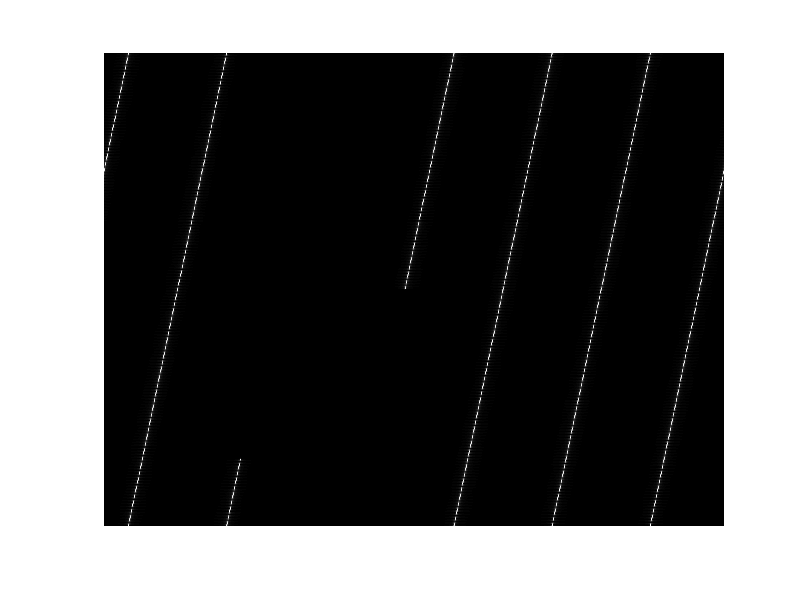

MATLAB code for this plot:
% Define the size of the hologram plane in pixels
num_rows = 780; % Number of pixels along the vertical dimension
num_cols = 1024;  % Number of pixels along the horizontal dimension

% Create the spatial coordinate arrays
u = linspace(-num_cols / 2, num_cols / 2, num_cols); % Horizontal pixel indices
v = linspace(-num_rows / 2, num_rows / 2, num_rows); % Vertical pixel indices

% Create the 2D grid
[U, V] = meshgrid(u, v);
a= num_cols/2;         %offset, x-axis
b= num_rows/2;         %offset, y-axis
theta0=0;        %starting angle
theta1=pi/10;        %ending angle
r=15  ;           %length of the arc

% Define L_num as a complex exponential for a range (-2, 0) -> (2, 0)
x1 =  a+ r*cos(theta1); x0 = a+r*cos(theta0); % Define horizontal points for the range
y1 =  b+r*sin(theta1); y0 = b+r*sin(theta0);  % Define vertical points for the range

% Compute L_num1 using complex exponential
L_num1 = 1j * exp(1j * 2 * pi * (U * x0 + V * y0));  % Using U and V coordinates

% Define the denominator term L_denom
L_denom = 2 * pi * ((x1 - x0) * U + (y1 - y0) * V);

% Compute L_num2
L_num2 = 1 - exp(1j * 2 * pi * ((x1 - x0) * U + (y1 - y0) * V));

angles=linspace(theta1, theta0, 1000);

% Compute L as the grid, using element-wise operations
L = (L_num1 .* L_num2) ./ L_denom;

% Normalize L to [0, 1] for image display (if necessary)
L_normalized = mat2gray(abs(L));  % Normalize using absolute value

% Display the image
imshow(L_normalized);

% Save the image to a file (e.g., PNG)
imwrite(L_normalized, 'L_image.png');

% Example: Compute the replay field (ifft2 is just an example here)
replay_field = ifft2(L);  % Apply inverse FFT (or any other computation)

% Normalize the replay field to [0, 1] for display
replay_field_normalized = mat2gray(abs(replay_field));

% Display the replay field
imshow(replay_field_normalized);

% Save the replay field as an image
imwrite(replay_field_normalized, 'replay_field_image.png');
